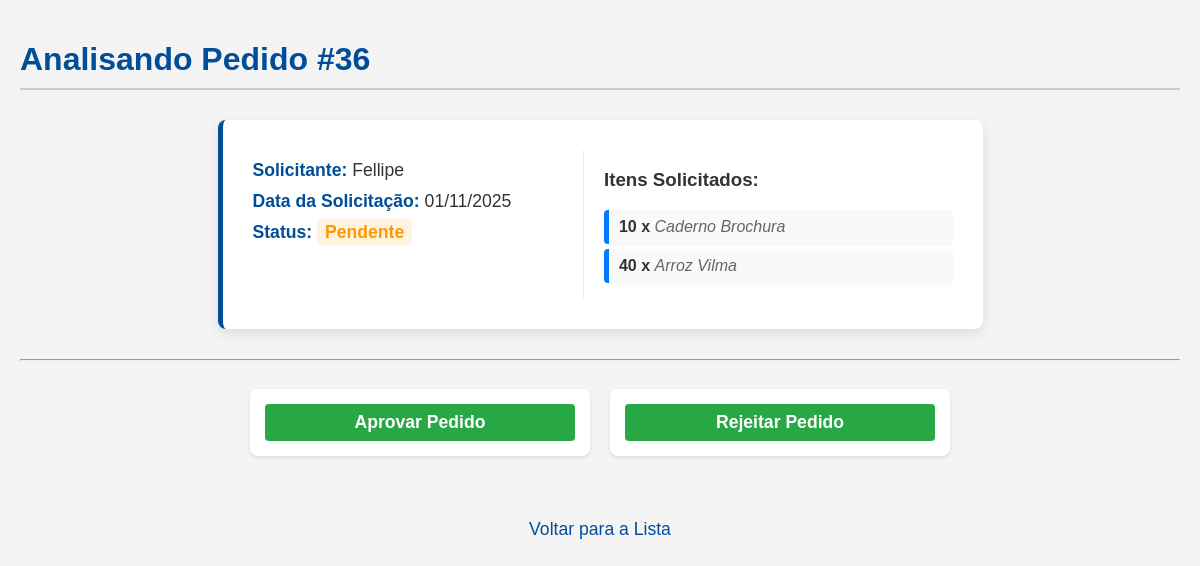
Screenshot of /produtos/pedidos/36/analisar/ (signed in) with the database file from the repository.
### produtos/models.py (models this page shows, shortened)
class Pedido(models.Model):
    STATUS_CHOICES = (
        ('PENDENTE', 'Pendente'),
        ('APROVADO', 'Aprovado'),
        ('REJEITADO', 'Rejeitado'),
        ('ENTREGUE', 'Entregue'),
    )
    solicitante = models.ForeignKey(Usuario, on_delete=models.PROTECT, related_name='pedidos_feitos')
    data_pedido = models.DateTimeField(auto_now_add=True)
    status = models.CharField(max_length=10, choices=STATUS_CHOICES, default='PENDENTE')
    class Meta:
        verbose_name = 'Pedido'
        verbose_name_plural = 'Pedidos'
        ordering = ['-data_pedido']

class ItemPedido(models.Model):
    pedido = models.ForeignKey(Pedido, on_delete=models.CASCADE, related_name='itens')
    produto = models.ForeignKey(TipoProduto, on_delete=models.PROTECT, verbose_name="Produto")
    quantidade = models.PositiveIntegerField(default=1)
    class Meta:
        verbose_name = 'Item do Pedido'
        verbose_name_plural = 'Itens do Pedido'

class TipoProduto(models.Model):
    id = models.AutoField(primary_key=True)
    nome = models.CharField(max_length=100, unique=True)
    PRODUTO_TIPO = (
        ('ALIMENTO', 'Alimento'),
        ('LIMPEZA', 'Limpeza'),
        ('ESCOLAR', 'Escolar'),
        ('OUTROS', 'Outros'),
    )
    tipo = models.CharField(max_length=50, choices=PRODUTO_TIPO, default='OUTROS')
    ORIGEM_COMPRA_CHOICES = (
        ('COMUM', 'Compra Comum'),
        ('AGRICULTURA', 'Agricultura Familiar'),
    )
    origem_compra = models.CharField(
        max_length=15,
        choices=ORIGEM_COMPRA_CHOICES,
        default='COMUM',
        verbose_name='Origem da Compra'
    )
    UNIDADE_CHOICES = (
        ('KG', 'Quilogramas (KG)'),
        ('G', 'Gramas (g)'),
        ('L', 'Litros (L)'),
        ('ML', 'Mililitros (mL)'),
        ('UN', 'Unidades (Un)'),
        ('CX', 'Caixas (Cx)'),
        ('NA', 'Não Aplicável (N/A)')
    )
    unidade_medida = models.CharField(
        max_length=5,
        choices=UNIDADE_CHOICES,
        default='NA',
        verbose_name='Unidade de Medida'
    )
    possui_data_fabricacao = models.BooleanField(
        default=True,
        verbose_name='Possui Data de Fabricação?',
    )
    possui_data_validade = models.BooleanField(
        default=True,
        verbose_name='Possui Data de Validade?'
    )
    class Meta:
        ordering = ['nome']
        verbose_name = 'Tipo de Produto'
        verbose_name_plural = 'Tipos de Produtos'
        db_table = 'tb_tipo_produto'

### usuarios/models.py (models this page shows, shortened)
class Usuario(AbstractUser):
    FUNCOES = (
        ('SECRETARIO', 'Secretario'),
        ('DIRETOR', 'Diretor'),
        ('NUTRICIONISTA', 'Nutricionista'),
    )
    cargo = models.CharField(max_length=20, choices=FUNCOES)
    def is_nutricionista(self):
        return self.cargo == 'NUTRICIONISTA'

### produtos/views.py (the view)
# urls.py: path('pedidos/<int:pedido_id>/analisar/', views.detalhe_pedido_nutricionista, name='detalhe_pedido_nutricionista'),
@login_required
@user_passes_test(lambda u: u.is_nutricionista())
def detalhe_pedido_nutricionista(request, pedido_id):
    pedido = get_object_or_404(Pedido, id=pedido_id)
    context = {
        'pedido': pedido
    }
    return render(request, 'pedidos/detalhe_pedido_nutricionista.html', context)

### produtos/templates/pedidos/detalhe_pedido_nutricionista.html (shortened to what this page needs)
{% load static %}
<!DOCTYPE html>
<html lang="pt-br">
<head>
    <link rel="stylesheet" href="{% static 'produtos/estoque_lista.css' %}">
    <link rel="stylesheet" href="{% static 'produtos/pedidos.css' %}">
</head>
<body>
    <h1>Analisando Pedido #{{ pedido.id }}</h1>
    <div class="pedido-detalhes-container">
        <div class="detalhe-info">
            <p><strong>Solicitante:</strong> {{ pedido.solicitante.username }}</p>
            <p><strong>Data da Solicitação:</strong> {{ pedido.data_pedido|date:"d/m/Y" }}</p>
            <p><strong>Status:</strong> <span class="status-{{ pedido.status|lower }}">{{ pedido.get_status_display }}</span></p>
        </div>
        <div class="itens-solicitados-bloco">
            <h3>Itens Solicitados:</h3>
            <ul class="lista-itens">
                {% for item in pedido.itens.all %}
                    <li>
                        <span class="item-quantidade">{{ item.quantidade }} x</span>
                        <span class="item-nome">{{ item.produto.nome }}</span>
                    </li>
                {% endfor %}
            </ul>
        </div>
    </div>
    <hr class="divisor-acoes">
    <div class="acoes-pedido">
        {% if pedido.status == 'PENDENTE' %}
            <form method="post" action="{% url 'aprovar_pedido' pedido.id %}" class="form-acao">
                <button type="submit" class="button-aprovar">Aprovar Pedido</button>
            </form>
            <form method="post" action="{% url 'rejeitar_pedido' pedido.id %}" class="form-acao">
                <button type="submit" class="button-rejeitar">Rejeitar Pedido</button>
            </form>
        {% else %}
            <p>Este pedido já foi processado.</p>
        {% endif %}
    </div>
    <br>
    <div class="rodape-link">
        <a href="{% url 'listar_pedidos_pendentes' %}" class="link-voltar">Voltar para a Lista</a>
    </div>
</body>
</html>

### produtos/static/produtos/estoque_lista.css (style rules this page uses)
body { font-family: 'Gill Sans', 'Gill Sans MT', Calibri, 'Trebuchet MS', sans-serif; margin: 0; padding: 20px; background-color: #f4f4f4; color: #333333; }
h1 { color: #004d99; border-bottom: 2px solid #cccccc; padding-bottom: 10px; margin-bottom: 20px; }
form { display: flex; background: #ffffff; align-items: center; padding: 15px; border-radius: 8px; box-shadow: 0 2px 4px rgba(0, 0, 0, 0.1); margin-top: 20px; margin-bottom: 20px; gap: 10px; }
button[type="submit"] { padding: 8px 15px; background-color: #28a745; color: #ffffff; border: none; border-radius: 4px; cursor: pointer; }
ul { list-style: none; padding: 0; }
ul li { background: #ffffff; padding: 12px; margin-bottom: 8px; border-radius: 4px; border-left: 5px solid #007bff; box-shadow: 0 1px 2px rgba(0, 0, 0, 0.05); }

### produtos/static/produtos/pedidos.css (style rules this page uses)
.pedido-detalhes-container { background: #ffffff; padding: 30px; border-radius: 8px; box-shadow: 0 4px 12px rgba(0, 0, 0, 0.1); max-width: 700px; margin: 30px auto; display: flex; gap: 40px; border-left: 5px solid #004d99; }
.detalhe-info { flex: 1; }
.detalhe-info p { font-size: 1.1em; margin: 10px 0; }
.detalhe-info strong { color: #004d99; }
.status-pendente { font-weight: bold; color: #ff9800; background-color: #fff3e0; padding: 3px 8px; border-radius: 4px; }
.itens-solicitados-bloco { flex: 1.2; padding-left: 20px; border-left: 1px solid #eeeeee; }
.lista-itens li { background-color: #f9f9f9; padding: 8px 10px; margin-bottom: 5px; border-radius: 4px; }
.item-quantidade { font-weight: bold; color: #333333; }
.item-nome { font-style: italic; color: #666666; }
.acoes-pedido { max-width: 700px; margin: 0 auto; display: flex; justify-content: space-between; gap: 20px; }
.form-acao { flex: 1; }
.button-aprovar, .button-rejeitar { width: 100%; padding: 12px 0; font-size: 1.1em; font-weight: bold; border: none; border-radius: 6px; cursor: pointer; transition: background-color 0.2s; }
.button-rejeitar { background-color: #dc3545; color: #ffffff; }
.rodape-link { text-align: center; margin-top: 25px; }
.link-voltar { color: #004d99; text-decoration: none; font-size: 1.1em; font-weight: 500; }

### rows the page displays
Pedido: id "36", solicitante.username "Fellipe", data_pedido "01/11/2025", status "Pendente"
ItemPedido: quantidade "10", produto.nome "Caderno Brochura"
ItemPedido: quantidade "40", produto.nome "Arroz Vilma"
